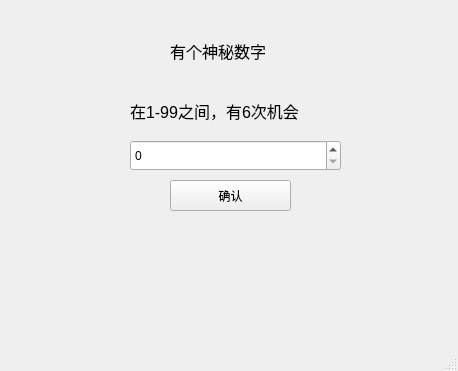
<?xml version="1.0" encoding="UTF-8"?>
<ui version="4.0">
 <class>MainWindow</class>
 <widget class="QMainWindow" name="MainWindow">
  <property name="geometry">
   <rect>
    <x>0</x>
    <y>0</y>
    <width>458</width>
    <height>371</height>
   </rect>
  </property>
  <property name="windowTitle">
   <string>MainWindow</string>
  </property>
  <widget class="QWidget" name="centralwidget">
   <widget class="QLabel" name="label">
    <property name="geometry">
     <rect>
      <x>170</x>
      <y>30</y>
      <width>131</width>
      <height>41</height>
     </rect>
    </property>
    <property name="font">
     <font>
      <pointsize>12</pointsize>
     </font>
    </property>
    <property name="text">
     <string>有个神秘数字</string>
    </property>
   </widget>
   <widget class="QLabel" name="label_2">
    <property name="geometry">
     <rect>
      <x>130</x>
      <y>90</y>
      <width>231</width>
      <height>41</height>
     </rect>
    </property>
    <property name="font">
     <font>
      <pointsize>12</pointsize>
     </font>
    </property>
    <property name="text">
     <string>在1-99之间，有6次机会</string>
    </property>
   </widget>
   <widget class="QSpinBox" name="numberBox">
    <property name="geometry">
     <rect>
      <x>130</x>
      <y>140</y>
      <width>211</width>
      <height>31</height>
     </rect>
    </property>
   </widget>
   <widget class="QPushButton" name="submit">
    <property name="geometry">
     <rect>
      <x>170</x>
      <y>180</y>
      <width>121</width>
      <height>31</height>
     </rect>
    </property>
    <property name="text">
     <string>确认</string>
    </property>
   </widget>
   <widget class="QLabel" name="showLabel">
    <property name="geometry">
     <rect>
      <x>140</x>
      <y>220</y>
      <width>181</width>
      <height>31</height>
     </rect>
    </property>
    <property name="font">
     <font>
      <pointsize>12</pointsize>
     </font>
    </property>
    <property name="text">
     <string/>
    </property>
   </widget>
  </widget>
  <widget class="QMenuBar" name="menubar">
   <property name="geometry">
    <rect>
     <x>0</x>
     <y>0</y>
     <width>458</width>
     <height>26</height>
    </rect>
   </property>
  </widget>
  <widget class="QStatusBar" name="statusbar"/>
 </widget>
 <resources/>
 <connections/>
</ui>
